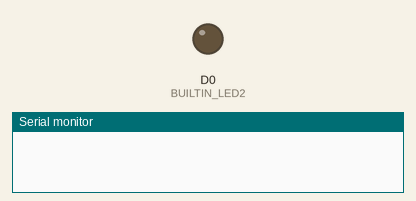
Simulated run of this sketch. Board: ESP8266 (Wemos D1 mini). Parts: output pins drawn as LEDs (lit = HIGH), the last lines printed to the serial monitor. WiFi joins after 1.5 s; servers stay silent unless stated.

Above: at 1.1 s.
At 4.8 s:
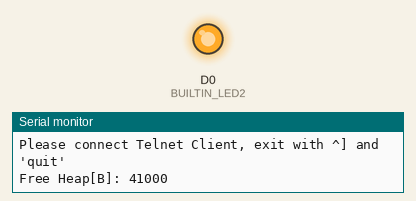
Timing chart, 0 to 6.3 s (numbered marks = the images above):
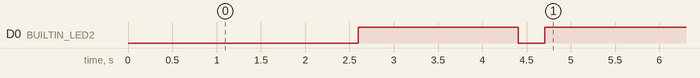

The sketch:

WemosTelnetRelay.ino
```cpp
// File: TelnetServer.ino for ESP8266 NodeMCU
// 2015-12-07 Rudolf Reuter www.rudiswiki.de/wiki9 (search for "wifi")
// 2015-12-17 RR, structure copied from example WiFiTelnetToSerial.ino


#include <ESP8266WiFi.h>
#include <Arduino.h>

// Set these to your desired softAP credentials. They are not configurable at runtime.
const char *ssid = "SSID HERE";
const char *password = "WIFI PASS HERE";

boolean debug = false;  // true = more messages
//boolean debug = true;

// LED is needed for failure signalling
const short int BUILTIN_LED2 = 16;  //GPIO16 on NodeMCU (ESP-12)

unsigned long startTime = millis();

// provide text for the WiFi status
const char *str_status[]= {
  "WL_IDLE_STATUS",
  "WL_NO_SSID_AVAIL",
  "WL_SCAN_COMPLETED",
  "WL_CONNECTED",
  "WL_CONNECT_FAILED",
  "WL_CONNECTION_LOST",
  "WL_DISCONNECTED"
};

// provide text for the WiFi mode
const char *str_mode[]= { "WIFI_OFF", "WIFI_STA", "WIFI_AP", "WIFI_AP_STA" };

//----------------------- WiFi handling
void connectWifi() {
  Serial.print("Connecting as wifi client to SSID: ");
  Serial.println(ssid);

  // use in case of mode problem
  WiFi.disconnect();
  // switch to Station mode
  if (WiFi.getMode() != WIFI_STA) {
    WiFi.mode(WIFI_STA);
  }

  WiFi.begin ( ssid, password );

  if (debug ) WiFi.printDiag(Serial);

  // ... Give ESP 10 seconds to connect to station.
  unsigned long startTime = millis();
  while (WiFi.status() != WL_CONNECTED && millis() - startTime < 10000) {
    delay(500);
    Serial.print(".");
  }
  Serial.println("");
  // Check connection
  if (WiFi.status() == WL_CONNECTED) {
    Serial.print("WiFi connected; IP address: ");
    Serial.println(WiFi.localIP());
  } else {
    Serial.print("WiFi connect failed to ssid: ");
    Serial.println(ssid);
    Serial.print("WiFi password <");
    Serial.print(password);
    Serial.println(">");
    Serial.println("Check for wrong typing!");
  }
}  // connectWiFi()

void signalError() {  // loop endless with LED blinking in case of error
  while(1) {
      digitalWrite(BUILTIN_LED2, LOW);
      delay(300); // ms
      digitalWrite(BUILTIN_LED2, HIGH);
      delay(300); // ms
  }
}


// declare telnet server (do NOT put in setup())
WiFiServer telnetServer(23);
WiFiClient serverClient;
int RELAY1 = D0;

void setup() {
  delay(1000);

  pinMode(RELAY1, OUTPUT);      // declare Relay + as output
  digitalWrite(RELAY1, LOW);

  Serial.begin(115200);
  delay(1000);
  Serial.println("Sync,Sync,Sync,Sync,Sync");
  delay(500);
  Serial.println();
  // signal start
  pinMode(BUILTIN_LED2, OUTPUT);
  digitalWrite(BUILTIN_LED2, LOW);
  delay(100); // ms
  digitalWrite(BUILTIN_LED2, HIGH);
  delay(300); // ms

  Serial.print("Chip ID: 0x");
  Serial.println(ESP.getChipId(), HEX);

  Serial.println ( "Connect to Router requested" );
  connectWifi();
  if (WiFi.status() == WL_CONNECTED) {
    Serial.print("WiFi mode: ");
    Serial.println(str_mode[WiFi.getMode()]);
    Serial.print ( "Status: " );
    Serial.println (str_status[WiFi.status()]);
    // signal WiFi connect
    digitalWrite(BUILTIN_LED2, LOW);
    delay(300); // ms
    digitalWrite(BUILTIN_LED2, HIGH);
  } else {
    Serial.println("");
    Serial.println("WiFi connect failed, push RESET button.");
    signalError();
  }

  telnetServer.begin();
  telnetServer.setNoDelay(true);
  Serial.println("Please connect Telnet Client, exit with ^] and 'quit'");

  Serial.print("Free Heap[B]: ");
  Serial.println(ESP.getFreeHeap());
} // setup()


void relay(){

}

void loop() {
  // look for Client connect trial
  if (telnetServer.hasClient()) {
    if (!serverClient || !serverClient.connected()) {
      if (serverClient) {
        serverClient.stop();
        Serial.println("Telnet Client Stop");
      }
      serverClient = telnetServer.available();
      Serial.println("New Telnet client");
      serverClient.flush();  // clear input buffer, else you get strange characters
    }
  }

    while(serverClient.available()) {  // get data from Client
    String input = String(serverClient.read());
    Serial.write(input);

  }

//  if (millis() - startTime > 2000) { // run every 2000 ms
//    startTime = millis();
//
////    if (serverClient && serverClient.connected()) {  // send data to Client
////      serverClient.print("Telnet Test, millis: ");
////      serverClient.println(millis());
////      serverClient.print("Free Heap RAM: ");
////      serverClient.println(ESP.getFreeHeap());
////    }
//  }
  delay(10);  // to avoid strange characters left in buffer
}
```
